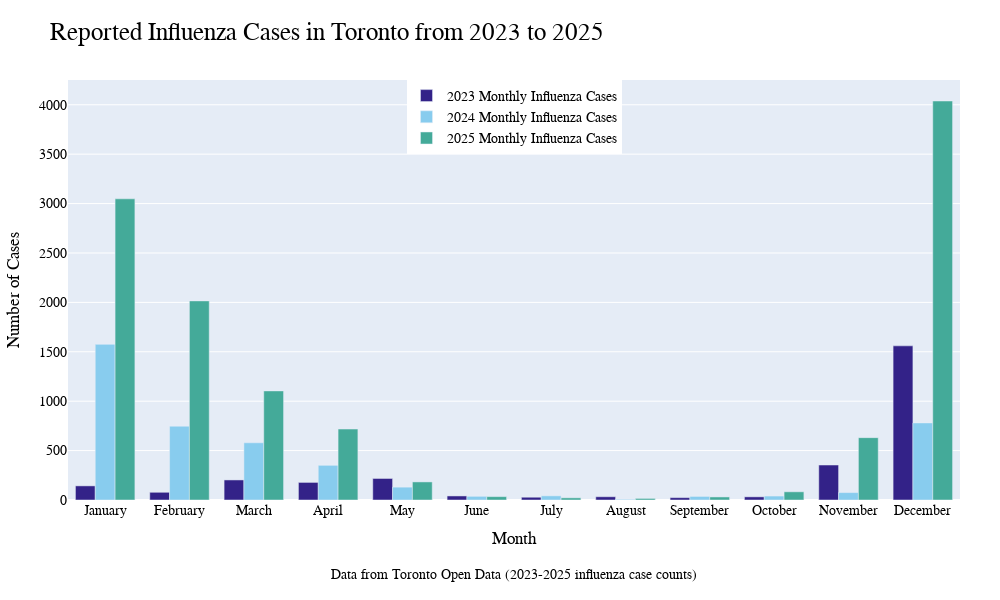

Source (notebook cell):
### Code cell
import plotly.graph_objects as go

fig = go.Figure()

font_title = {'family':'arial','color':'black','size':25} #font properties for the title 
font_axis = {'family':'arial','color':'black','size':14} #font properties for the labels 

# add each data series to the graph
fig.add_trace(go.Bar(x=df['month'], 
                       y=df['2023'], 
                       marker={'color': '#332288'}, #navy-purple 
                       name = '2023 Monthly Influenza Cases')) #name of the dataset for the legend 
fig.add_trace(go.Bar(x=df['month'], 
                       y=df['2024'], # 
                       marker={'color': '#88CCEE'}, #sky blue
                       name = '2024 Monthly Influenza Cases')) #name of the dataset for the legend
fig.add_trace(go.Bar(x=df['month'], 
                       y=df['2025'],
                       marker={'color': '#44AA99'}, #bluish-green 
                       name = '2025 Monthly Influenza Cases')) #name of the dataset for the legend

# format the bar graphs
fig.update_layout(title = {'text': "Reported Influenza Cases in Toronto from 2023 to 2025", 'font': font_title})
fig.update_layout(xaxis_title = "Month", font = font_axis) 
fig.update_layout(yaxis_title = "Number of Cases") 
fig.update_layout(width=1000, height=600) #adjust the dimensions of the graph 
fig.update_layout(legend={'x':0.5,'xanchor':'center'}, #move legend to the center of the graph 
                      margin=dict(l=40, r=40, t=80, b=100), #tight layout 
                      autosize=True,
                          meta={"description": (
            "A grouped bar chart showing the disease trend based on monthly influenza"
            "cases in Toronto for the years 2023, 2024, and 2025. Each year is represented "
            "represented by a different color. The x-axis shows months and the y-axis "
            "shows the number of reported cases."
        )
    }
)

# add annotations to the graph to display data source
fig.add_annotation( 
    xref="paper", yref="paper",
    x=0.5, y=-0.2,
    text="Data from Toronto Open Data (2023-2025 influenza case counts)",
    showarrow=False,
    font=dict(size=14),
    xanchor="center", #center annotation 
    yanchor="bottom" #move annotation to the bottom 
)

# set fonts for x and y axis
fig.update_xaxes(tickfont=dict(size=14))
fig.update_yaxes(tickfont=dict(size=14))
fig.show()

### Figure 1 — Plotly figure (JSON) as saved in the notebook; plotly's stock layout.template omitted (floating-point values rounded to 4 significant figures)
{"data": [{"marker": {"color": "#332288"}, "name": "2023 Monthly Influenza Cases", "type": "bar", "x": ["January", "February", "March", "April", "May", "June", "July", "August", "September", "October", "November", "December"], "y": [143.0, 78.0, 203.0, 178.0, 218.0, 41.0, 28.0, 33.0, 24.0, 32.0, 354.0, 1560.0]}, {"marker": {"color": "#88CCEE"}, "name": "2024 Monthly Influenza Cases", "type": "bar", "x": ["January", "February", "March", "April", "May", "June", "July", "August", "September", "October", "November", "December"], "y": [1575.0, 747.0, 579.0, 351.0, 130.0, 37.0, 42.0, 7.0, 36.0, 40.0, 75.0, 780.0]}, {"marker": {"color": "#44AA99"}, "name": "2025 Monthly Influenza Cases", "type": "bar", "x": ["January", "February", "March", "April", "May", "June", "July", "August", "September", "October", "November", "December"], "y": [3048.0, 2015.0, 1104.0, 718.0, 183.0, 34.0, 22.0, 16.0, 31.0, 83.0, 631.0, 4038.0]}], "layout": {"annotations": [{"font": {"size": 14}, "showarrow": false, "text": "Data from Toronto Open Data (2023-2025 influenza case counts)", "x": 0.5, "xanchor": "center", "xref": "paper", "y": -0.2, "yanchor": "bottom", "yref": "paper"}], "autosize": true, "font": {"color": "black", "family": "arial", "size": 14}, "height": 600, "legend": {"x": 0.5, "xanchor": "center"}, "margin": {"b": 100, "l": 40, "r": 40, "t": 80}, "meta": {"description": "A grouped bar chart showing the disease trend based on monthly influenzacases in Toronto for the years 2023, 2024, and 2025. Each year is represented represented by a different color. The x-axis shows months and the y-axis shows the number of reported cases."}, "title": {"font": {"color": "black", "family": "arial", "size": 25}, "text": "Reported Influenza Cases in Toronto from 2023 to 2025"}, "width": 1000, "xaxis": {"tickfont": {"size": 14}, "title": {"text": "Month"}}, "yaxis": {"tickfont": {"size": 14}, "title": {"text": "Number of Cases"}}}}
